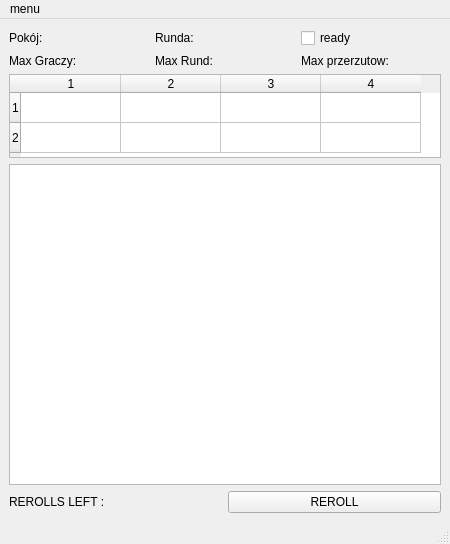
<?xml version="1.0" encoding="UTF-8"?>
<ui version="4.0">
 <class>gra</class>
 <widget class="QMainWindow" name="gra">
  <property name="geometry">
   <rect>
    <x>0</x>
    <y>0</y>
    <width>450</width>
    <height>544</height>
   </rect>
  </property>
  <property name="minimumSize">
   <size>
    <width>450</width>
    <height>0</height>
   </size>
  </property>
  <property name="windowTitle">
   <string>MainWindow</string>
  </property>
  <widget class="QWidget" name="centralwidget">
   <layout class="QVBoxLayout" name="verticalLayout">
    <item>
     <layout class="QGridLayout" name="gridLayout">
      <item row="0" column="1">
       <widget class="QLabel" name="runda">
        <property name="text">
         <string>Runda:</string>
        </property>
       </widget>
      </item>
      <item row="0" column="2">
       <widget class="QCheckBox" name="Gotowosc">
        <property name="text">
         <string>ready</string>
        </property>
       </widget>
      </item>
      <item row="0" column="0">
       <widget class="QLabel" name="pokoj">
        <property name="text">
         <string>Pokój:</string>
        </property>
       </widget>
      </item>
      <item row="1" column="0">
       <widget class="QLabel" name="MaxGraczy">
        <property name="text">
         <string>Max Graczy:</string>
        </property>
       </widget>
      </item>
      <item row="1" column="1">
       <widget class="QLabel" name="MaxRund">
        <property name="text">
         <string>Max Rund:</string>
        </property>
       </widget>
      </item>
      <item row="1" column="2">
       <widget class="QLabel" name="MaxRolls">
        <property name="text">
         <string>Max przerzutow: </string>
        </property>
       </widget>
      </item>
     </layout>
    </item>
    <item>
     <widget class="QTableWidget" name="gracze">
      <property name="enabled">
       <bool>true</bool>
      </property>
      <property name="minimumSize">
       <size>
        <width>0</width>
        <height>84</height>
       </size>
      </property>
      <property name="maximumSize">
       <size>
        <width>16777215</width>
        <height>84</height>
       </size>
      </property>
      <property name="editTriggers">
       <set>QAbstractItemView::NoEditTriggers</set>
      </property>
      <property name="rowCount">
       <number>2</number>
      </property>
      <property name="columnCount">
       <number>4</number>
      </property>
      <row/>
      <row/>
      <column/>
      <column/>
      <column/>
      <column/>
     </widget>
    </item>
    <item>
     <widget class="QTableView" name="tableView">
      <property name="enabled">
       <bool>true</bool>
      </property>
      <property name="minimumSize">
       <size>
        <width>300</width>
        <height>300</height>
       </size>
      </property>
      <property name="editTriggers">
       <set>QAbstractItemView::NoEditTriggers</set>
      </property>
      <property name="tabKeyNavigation">
       <bool>true</bool>
      </property>
      <property name="selectionMode">
       <enum>QAbstractItemView::SingleSelection</enum>
      </property>
     </widget>
    </item>
    <item>
     <layout class="QHBoxLayout" name="horizontalLayout">
      <item>
       <widget class="QLabel" name="rollLabel">
        <property name="text">
         <string>REROLLS LEFT :</string>
        </property>
       </widget>
      </item>
      <item>
       <widget class="QPushButton" name="rollButton">
        <property name="text">
         <string>REROLL</string>
        </property>
       </widget>
      </item>
     </layout>
    </item>
   </layout>
  </widget>
  <widget class="QMenuBar" name="menubar">
   <property name="geometry">
    <rect>
     <x>0</x>
     <y>0</y>
     <width>450</width>
     <height>23</height>
    </rect>
   </property>
   <widget class="QMenu" name="wyjdz">
    <property name="title">
     <string>menu</string>
    </property>
    <addaction name="actionOpcje"/>
   </widget>
   <addaction name="wyjdz"/>
  </widget>
  <widget class="QStatusBar" name="statusbar">
   <property name="sizeGripEnabled">
    <bool>true</bool>
   </property>
  </widget>
  <action name="actionOpcje">
   <property name="text">
    <string>Opcje</string>
   </property>
  </action>
 </widget>
 <resources/>
 <connections/>
</ui>
